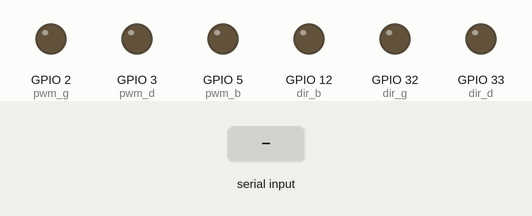
The sketch below on a simulated ESP32. Parts: output pins drawn as LEDs (lit = HIGH). The test bench sets the inputs (shaded band). What the sketch prints to the serial monitor is not drawn.

Above: at 1.2 s.
1.3 s: "B" received over the second serial link
At 1.7 s:
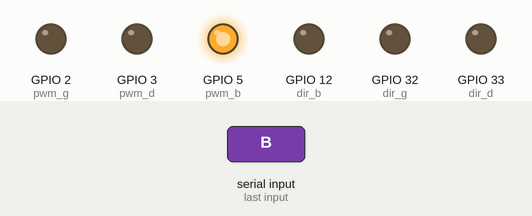
2.8 s: "H" received over the second serial link
At 4.0 s:
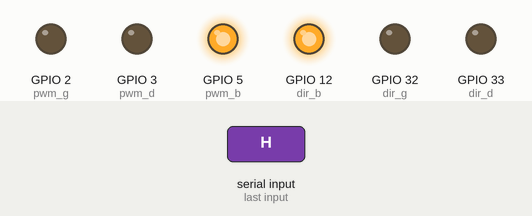
4.3 s: "V90\n" received over the second serial link
At 5.1 s:
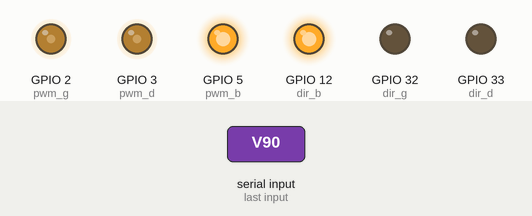
5.8 s: "W90\n" received over the second serial link
At 6.3 s:
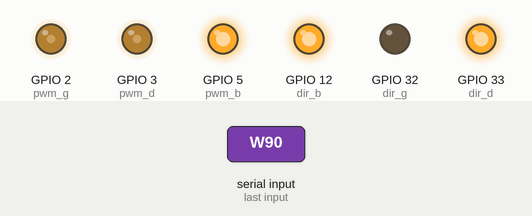
7.3 s: "V,45\n" received over the second serial link
At 8.5 s:
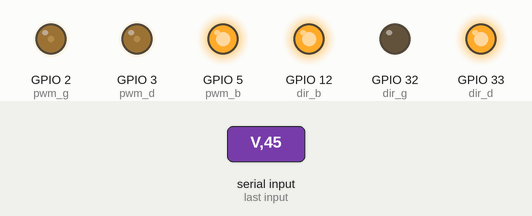
8.8 s: "P90\n" received over the second serial link
At 9.8 s:
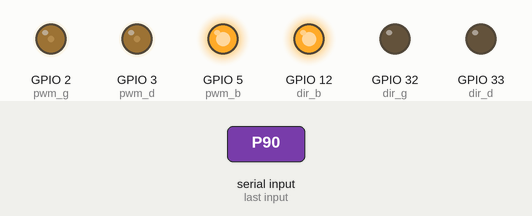
Timing chart, 0 to 11.3 s (numbered marks = the images above; inputs shaded):
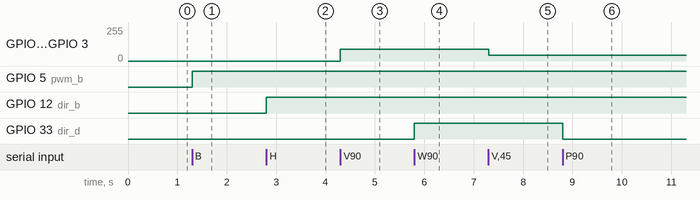

The sketch:

Remote_Vitis_3axes.ino
```cpp
#define dir_g 32
#define pwm_g 2
#define dir_d 33
#define pwm_d 3
#define dir_b 12
#define pwm_b 5


int speed = 0;
int roll = 0.0;
int pitch = 0.0;
char direction = 'S';

void setup() {
  pinMode(dir_g, OUTPUT);
  pinMode(pwm_g, OUTPUT);
  pinMode(dir_d, OUTPUT);
  pinMode(pwm_d, OUTPUT);
  pinMode(dir_b, OUTPUT);
  pinMode(pwm_b, OUTPUT);

  // Configuration de la liaison Bluetooth
  Serial1.begin(9600);
  Serial.begin(9600);

  // Initialise les pins à l'état bas
  digitalWrite(dir_g, LOW);
  analogWrite(pwm_g, 0);
  digitalWrite(dir_d, LOW);
  analogWrite(pwm_d, 0);
  digitalWrite(dir_b, LOW);
  analogWrite(pwm_b, 0);
}

void loop() {


  if (Serial1.available()) {
    char c = Serial1.read();
    //Serial.print(c);


      if (c == 'V') {
      speed = Serial1.parseInt();
      Serial.print("new speed : ");
      Serial.print(speed);
      analogWrite(pwm_g, speed);
      analogWrite(pwm_d, speed);
      }

    else if (c == 'P') {
      pitch = Serial1.parseInt();
      Serial.print("new pitch : ");
      Serial.println(pitch);

    }

    else if (c == 'W') {
      roll = Serial1.parseInt();
      Serial.print("new roll : ");
      Serial.println(roll);

    }

    float absRoll = abs(roll);
  float absPitch = abs(pitch);

  if (absRoll > absPitch) {
    if (roll > 0) {
      direction = 'R'; // Droite
    } else if (roll < 0) {
      direction = 'L'; // Gauche
    }
  } else {
    if (pitch > 0) {
      direction = 'U'; // Avancer
    } else if (pitch < 0) {
      direction = 'D'; // Reculer
    }
  }


if (direction == 'D') {
      digitalWrite(dir_g, HIGH);
      digitalWrite(dir_d, HIGH);
      analogWrite(pwm_g, speed);
      analogWrite(pwm_d, speed);

    } else if (direction  == 'U') {
      digitalWrite(dir_g, LOW);
      digitalWrite(dir_d, LOW);
      analogWrite(pwm_g, speed);
      analogWrite(pwm_d, speed);

    } else if (direction  == 'R') {
      digitalWrite(dir_g, LOW);
      digitalWrite(dir_d, HIGH);
      analogWrite(pwm_g, speed);
      analogWrite(pwm_d, speed);

    } else if (direction  == 'L') {
      digitalWrite(dir_g, HIGH);
      digitalWrite(dir_d, LOW);
      analogWrite(pwm_g, speed);
      analogWrite(pwm_d, speed);
    }


    else if (c == 'B') {
      digitalWrite(dir_b, LOW);
      analogWrite(pwm_b, 255);
      Serial.println("bas");
    } else if (c == 'H') {
      digitalWrite(dir_b, HIGH);
      analogWrite(pwm_b, 255);
      Serial.println("haut");


    }
    }
  }
```

Measured:
- after the input at 1.3 s, GPIO 5 (pwm_b): LOW → HIGH at once
- after the input at 2.8 s, GPIO 12 (dir_b): LOW → HIGH at once
- after the input at 4.3 s, GPIO 2 (pwm_g), GPIO 3 (pwm_d): 0/255 → 90/255 at once
- after the input at 5.8 s, GPIO 33 (dir_d): LOW → HIGH at once
- after the input at 7.3 s, GPIO 2 (pwm_g), GPIO 3 (pwm_d): 90/255 → 45/255 at once
- after the input at 8.8 s, GPIO 33 (dir_d): HIGH → LOW at once
